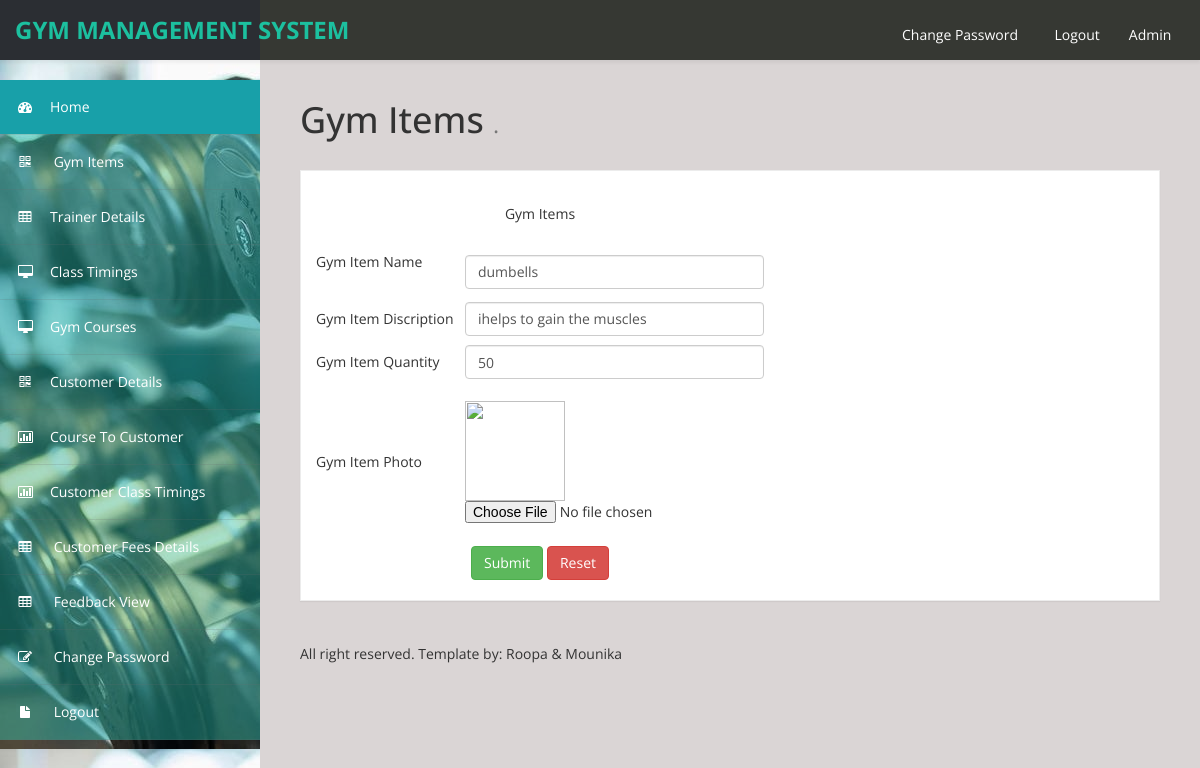
The app's page /admin/gym_items_edit.php?gym_id=6 (signed in) with its own data.
### tables this page shows
CREATE TABLE `gym_items` (
  `gym_id` int(100) NOT NULL auto_increment,
  `gym_item_name` varchar(100) NOT NULL,
  `gym_item_discription` varchar(100) NOT NULL,
  `gym_item_quantity` varchar(100) NOT NULL,
  `gym_item_photo` varchar(300) NOT NULL,
  PRIMARY KEY  (`gym_id`)
);

### admin/gym_items_edit.php (the view, shortened to what this page needs)
<!DOCTYPE html>
<html xmlns="http://www.w3.org/1999/xhtml">
<head>
   <?php include('medatada.php');?>
   <?php include('header.php');?>
   <?php include('sidebar.php');?>
<body>
        <div id="page-wrapper" >
            <div id="page-inner">
			 <div class="row">
                    <div class="col-md-12">
                        <h1 class="page-header">
                            <span class="style1">Gym Items </span><small>.</small>
                        </h1>
               </div>
              </div>
              <div class="row">
                <div class="col-lg-12">
                    <div class="panel panel-default">
                        <div class="panel-heading">
                            </div>
                        <div class="panel-body">
                            <div class="row">
                                <div class="col-lg-6">
<?php
include('db_connect.php');
$gym_id=$_REQUEST['gym_id'];
$sql="select * from gym_items where gym_id='$gym_id' ";
$res=mysqli_query($conn,$sql);
$row=mysqli_fetch_array($res);
?>
<form action="gym_items_update.php"  id="formID" method="post" enctype="multipart/form-data" >
  <div align="center">
    <table width="448" height="383" border="0">
      <tr>
        <td colspan="2"><div align="center">Gym Items</div></td>
      </tr>
      <tr>
        <td width="136">Gym Item Name</td>
        <td width="148"><label for="gym_item_discription"></label>
        <input name="gym_item_name" type="text" class="validate[required] form-control"  id="textfield2" value="<?php echo $row['gym_item_name'];?>" /></td>
      </tr>
      <tr>
        <td>Gym Item Discription</td>
        <td><input name="gym_item_discription" type="text" class="validate[required] form-control"  id="textfield" value="<?php echo $row['gym_item_discription'];?>" /></td>
      </tr>
      <tr>
        <td>Gym Item Quantity</td>
        <td><input name="gym_item_quantity" type="text" class="validate[required] form-control" id="gym_item_quantity" value="<?php echo $row['gym_item_quantity'];?>" /></td>
      </tr>
      <tr>
        <td>Gym Item Photo</td>
        <td>
		<img src="../photo/img/<?php echo $row['gym_item_photo'];?>" width="100" height="100">
		<input name="photo" type="file" id="photo" /></td>
      </tr>
      <tr>
        <td colspan="2"><div align="center">
          <input type="submit" name="button" id="button" value="Submit"  class="btn btn-success"/>
          <input type="reset" name="button2" id="button2" value="Reset" class="btn btn-danger"/>
        </div></td>
      </tr>
    </table>
  </div>
</form>
</div>
                                <div class="col-lg-6">
                                </div>
                            </div>
                        </div>
                    </div>
                </div>
            </div>
			  <?php include('footer.php');?>
			</div>
	<?php include('val.php'); ?>
</body>
</html>

### admin/assets/css/custom-styles.css (style rules this page uses)
body { font-family: 'Open Sans', sans-serif; background: #32C2CD url(../img/bg-img.jpg) !important; }
#page-wrapper { padding: 15px 15px; min-height: 600px; background: #dad5d5; }
#page-inner { width:100%; margin:10px 20px 10px 0px; background-color:transparent; padding:10px; min-height:1200px; }
h1, .h1, h2, .h2, h3, .h3 { margin-top: 7px; margin-bottom: -5px; }
.panel { border-radius:0px; }
#page-wrapper { position: relative; top: 55px; }
.page-header { padding-bottom: 9px; margin: 10px 0 20px; border-bottom: 1px solid transparent; text-align: left; }
.panel-default { border-color: #ECECEC; }
.panel-default > .panel-heading { color: #000; border-color: #FFF; font-weight:bold; background: #FFFFFF; font-size: 16px; padding: 15px 15px 0; }
.panel-heading { border-bottom: 1px solid transparent; border-top-left-radius: 3px; border-top-right-radius: 3px; }
@media (min-width:768px) { #page-wrapper { margin: 0 0 0 260px; padding: 15px 30px; min-height: 1200px; } }

### records on screen
gym_items: gym_item_name "dumbells", gym_item_discription "ihelps to gain the muscles", gym_item_quantity "50"
